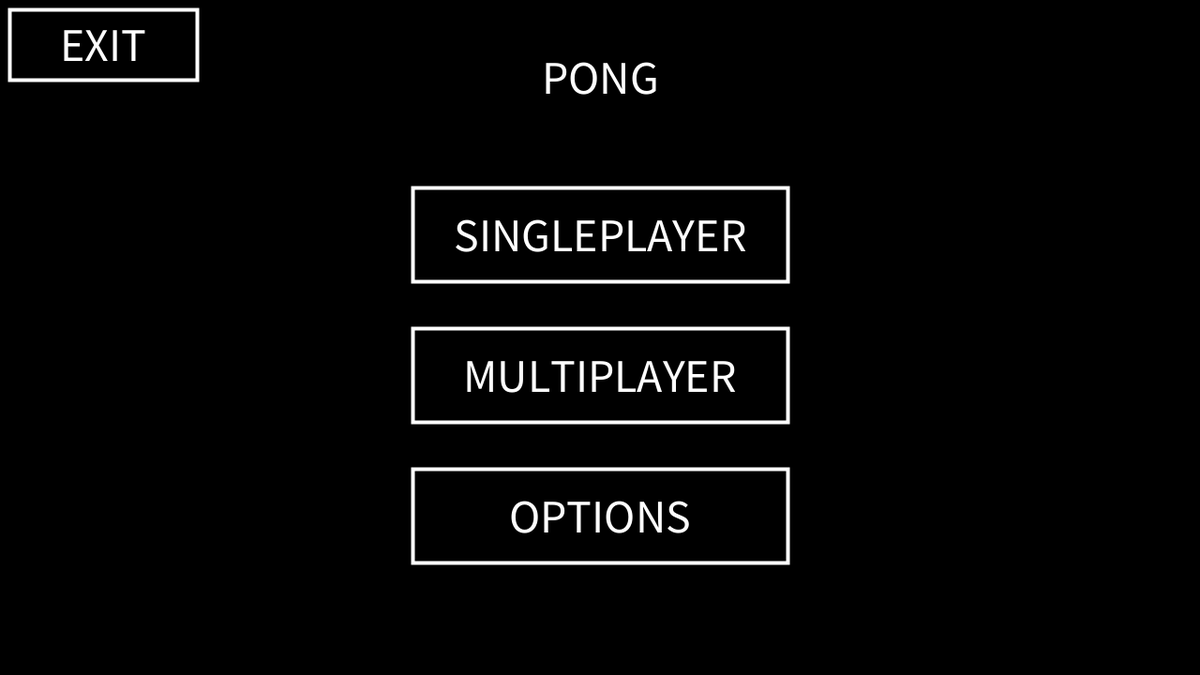
Frame 1 (no input)
Frame 60 (the mouse pressed at the canvas centre just before this capture): identical to frame 1, image omitted
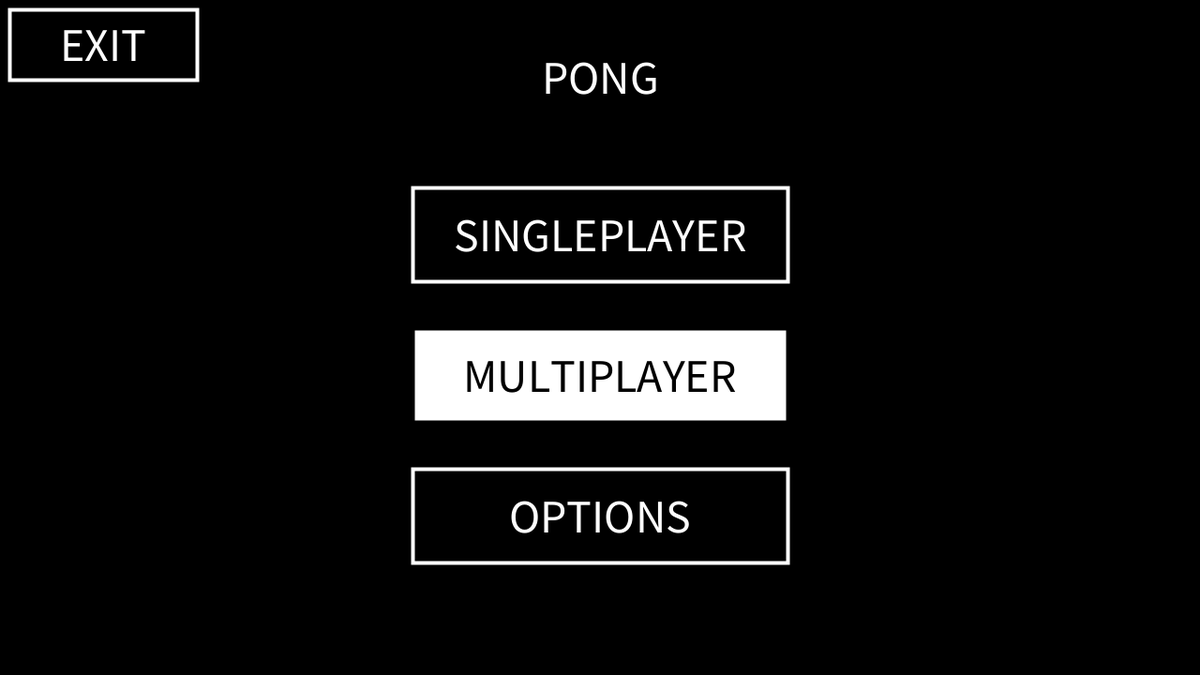
Frame 120 (the mouse held since frame 60 and released just before this capture)

The Processing sketch that drew these frames (run headless with seeded random() and noise(); from frame 60 on, the mouse is pressed at the canvas centre):

// Processing sketch: Pong
// ── Pong.pde
/*
 * @Author Victor Treaba
 * Game of Pong supporting one or two players OR FOUR
 */
 
int gameMode = 0, hover = -1, numPlayers = 0, numAI = 0;
ArrayList<Player> players = new ArrayList<Player>(), AI = new ArrayList<Player>();
ArrayList<Ball> balls;
ArrayList<Integer> points;
/*
 * 0 - Menu
 * 1 - SinglePlayer Menu
 * 2 - Multiplayer Menu
 * 3 - Options Menu
 */

boolean firstTime = true, run = false;

boolean p1Up, p1Down, p2Up, p2Down;
boolean p3Left, p3Right, p4Left, p4Right;

int winner = -1;

void setup() {
  size(1280, 720);
}

void mouseClicked() {
  //println(hover);
  if(gameMode == 0) {
    if(hover == 0) {
      gameMode = 1;
      numPlayers = 1;
      numAI = 0;
      players = new ArrayList<Player>();
      AI = new ArrayList<Player>();
      p1Up = p1Down = p2Up = p2Down = p3Left = p3Right = p4Left = p4Right = false;
    } else if(hover == 1) {
      gameMode = 2;
      numPlayers = 2;
      numAI = 0;
      players = new ArrayList<Player>();
      AI = new ArrayList<Player>();
      p1Up = p1Down = p2Up = p2Down = p3Left = p3Right = p4Left = p4Right = false;
    } else if(hover == 2) {
      gameMode = 4;
    } else if(hover == 18) {
      System.exit(0);
    }
  } else if(gameMode == 1) {
    if(hover == 0) {
    // Two player game
    numAI = 1;
    } else if(hover == 1) {
    // Four player game 
    numAI = 3;
    } else if(hover >= 2 && hover <= 9) {
      if(hover == 2) {
        if(players.get(0).paddleType > 0) {
          players.get(0).paddleType --;
        } else {
          players.get(0).paddleType = 2;
        }
      } else if(hover == 3) {
        if(players.get(0).paddleType < 2) {
          players.get(0).paddleType ++;
        } else {
          players.get(0).paddleType = 0;
        }
      } else if(hover % 2 == 0) {
        int index = hover/2 - 2;
        if(AI.get(index).paddleType > 0) {
          AI.get(index).paddleType --;
        } else {
          AI.get(index).paddleType = 2;
        }
      } else {
        int index = (hover - 1)/2 - 2;
        if(AI.get(index).paddleType < 2) {
          AI.get(index).paddleType ++;
        } else {
          AI.get(index).paddleType = 0;
        }
      }
    } else if(hover >= 10 && hover <= 17) {
      if(hover == 10 || hover == 11) {
        players.get(0).playerRed = (int) (Math.random() * 256);
        players.get(0).playerGreen = (int) (Math.random() * 256);
        players.get(0).playerBlue = (int) (Math.random() * 256);
      } else if(hover % 2 == 0) {
        int index = hover/2 - 6;
        AI.get(index).playerRed = (int) (Math.random() * 256);
        AI.get(index).playerGreen = (int) (Math.random() * 256);
        AI.get(index).playerBlue = (int) (Math.random() * 256);
      } else {
        int index = (hover - 1)/2 - 6;
        AI.get(index).playerRed = (int) (Math.random() * 256);
        AI.get(index).playerGreen = (int) (Math.random() * 256);
        AI.get(index).playerBlue = (int) (Math.random() * 256);
      }
    } else if(hover == 18) {
      gameMode = 0;
    } else if(hover == 19) {
      balls = new ArrayList<Ball>();
      points = new ArrayList<Integer>();
      for(int i = 0; i < players.size() + AI.size(); i ++) {
        points.add(0);
      }
      winner = -1;
      firstTime = true;
      run = false;
      gameMode = 3;
    }
  } else if(gameMode == 2) {
    if(hover == 0) {
    numPlayers = 2;
    } else if(hover == 1) {
      numPlayers = 4;
      if(numAI > 0) {
        numAI = 0;
      }
    } else if(hover == 2) {
      numAI = 0;
    } else if(hover == 3) {
      numAI = 2;
      if(numPlayers > 2) {
        numPlayers = 2;
      }
    } else if(hover >= 4 && hover <= 19) {
    // Bad but easy, don't do this in big games wastes time and space
    ArrayList<Player> refs = new ArrayList<Player>();
    
    for(int i = 0; i < players.size(); i ++) {
      refs.add(players.get(i));
    }
    for(int i = 0; i < AI.size(); i ++) {
      refs.add(AI.get(i));
    }
    
    int index = 0;
    
    if(hover < 12) {
      // Paddle shapes
      if(hover % 2 == 0) {
        // Left button
        index = hover / 2 - 2;
        if(refs.get(index).paddleType > 0) {
          refs.get(index).paddleType --;
        } else {
          refs.get(index).paddleType = 2;
        }
      } else {
        // Right button
        index = (hover - 1) / 2 - 2;
        if(refs.get(index).paddleType < 2) {
          refs.get(index).paddleType ++;
        } else {
          refs.get(index).paddleType = 0;
        }
      }
    } else {
      // Paddle color
      if(hover % 2 == 0) {
        // Left button
        index = hover / 2 - 6;
        refs.get(index).playerRed = (int) (Math.random() * 256);
        refs.get(index).playerGreen = (int) (Math.random() * 256);
        refs.get(index).playerBlue = (int) (Math.random() * 256);
      } else {
        // Right button
        index = (hover - 1) / 2 - 6;
        refs.get(index).playerRed = (int) (Math.random() * 256);
        refs.get(index).playerGreen = (int) (Math.random() * 256);
        refs.get(index).playerBlue = (int) (Math.random() * 256);
      }  
    }
        
    } else if(hover == 100) {  
      gameMode = 0;
    } else if(hover == 101) {
      balls = new ArrayList<Ball>();
      points = new ArrayList<Integer>();
      for(int i = 0; i < players.size() + AI.size(); i ++) {
        points.add(0);
      }
      winner = -1;
      firstTime = true;
      run = false;
      gameMode = 3;
    }
  } else if(gameMode == 3) {
    if(hover == 100) {
      gameMode = 0;
    }
  } else if(gameMode == 4) {
    if(hover == 100) {
      gameMode = 0;
    }
  }
}

void draw() {
  if(gameMode == 0) {
    drawMenu();
  } else if(gameMode == 1) {
    drawSinglePlayerMenu();
  } else if(gameMode == 2) {
    drawMultiPlayerMenu();
  } else if(gameMode == 3) {
    drawGame();
  } else if(gameMode == 4) {
    drawOptions();
  }
}

public void drawGame() {
  background(0);
  
  ArrayList<Player> gamePlay = new ArrayList<Player>();
  for(int i = 0; i < players.size(); i ++) {
    gamePlay.add(players.get(i));
  }
  for(int i = 0; i < AI.size(); i ++) {
    gamePlay.add(AI.get(i));
  }
    
  //Draw the score
  textSize(200);
  for(int i = 0; i < points.size(); i ++) {
    Player p = gamePlay.get(i);
    fill(p.playerRed, p.playerGreen, p.playerBlue);
    float x = 0, y = 0;
    if(i == 0) {
      x = 200;
      y = height/2 + 70;
    } else if(i == 1) {
      x = width - 200 - textWidth(points.get(i) + "");
      y = height/2 + 70;
    } else if(i == 2) {
      x = width/2 - textWidth(points.get(i) + "")/2;
      y = 200;
    } else if(i == 3) {
      x = width/2 - textWidth(points.get(i) + "")/2;
      y = height - 57;
    }
    text(points.get(i) + "", x, y);
  }
  
  stroke(255);
  for(int i = 0; i < gamePlay.size(); i++) {
    Player p = gamePlay.get(i);
    fill(p.playerRed, p.playerGreen, p.playerBlue);
    if(i <= 1) {
      if(p.paddleType == 0) {
        rect(p.paddleX, p.paddleY, p.paddleHeight, p.paddleLength);
      } else if(p.paddleType == 1) {
        rect(p.paddleX, p.paddleY + p.paddleHeight, p.paddleHeight, p.paddleLength - 2*p.paddleHeight);
        ellipse(p.paddleX + p.paddleHeight/2.0, p.paddleY + p.paddleHeight, p.paddleHeight, 2*p.paddleHeight);
        ellipse(p.paddleX + p.paddleHeight/2.0, p.paddleY + p.paddleLength - p.paddleHeight, p.paddleHeight, 2*p.paddleHeight);
      } else if(p.paddleType == 2) {
        rect(p.paddleX, p.paddleY + p.paddleHeight, p.paddleHeight, p.paddleLength - 2*p.paddleHeight);
        triangle(p.paddleX, p.paddleY + p.paddleHeight, p.paddleX + p.paddleHeight, p.paddleY + p.paddleHeight, p.paddleX + p.paddleHeight/2.0, p.paddleY);
        triangle(p.paddleX, p.paddleY + p.paddleLength - p.paddleHeight, p.paddleX + p.paddleHeight, p.paddleY + p.paddleLength - p.paddleHeight, p.paddleX + p.paddleHeight/2.0, p.paddleY + p.paddleLength);
      }
    } else if(i <= 4) {
      if(p.paddleType == 0) {
        rect(p.paddleX, p.paddleY, p.paddleLength, p.paddleHeight);
      } else if(p.paddleType == 1) {
        rect(p.paddleX + p.paddleHeight, p.paddleY, p.paddleLength - 2*p.paddleHeight, p.paddleHeight);
        ellipse(p.paddleX + p.paddleHeight, p.paddleY + p.paddleHeight/2.0, 2*p.paddleHeight, p.paddleHeight);
        ellipse(p.paddleX + p.paddleLength - p.paddleHeight, p.paddleY + p.paddleHeight/2.0, 2*p.paddleHeight, p.paddleHeight);
      } else if(p.paddleType == 2) {
        rect(p.paddleX + p.paddleHeight, p.paddleY, p.paddleLength - 2*p.paddleHeight, p.paddleHeight);
        triangle(p.paddleX + p.paddleHeight, p.paddleY, p.paddleX + p.paddleHeight, p.paddleY + p.paddleHeight, p.paddleX, p.paddleY + p.paddleHeight/2.0);
        triangle(p.paddleX + p.paddleLength - p.paddleHeight, p.paddleY, p.paddleX + p.paddleLength - p.paddleHeight, p.paddleY + p.paddleHeight, p.paddleX + p.paddleLength, p.paddleY + p.paddleHeight/2.0);
      }
    }
  }
  
  // Draw bumpers for players 3 and 4
  if(gamePlay.size() > 2) {
    fill(gamePlay.get(2).playerRed, gamePlay.get(2).playerGreen, gamePlay.get(2).playerBlue);
    rect(0, 0, 280, 10);
    rect(width - 280, 0, 280, 10);
    fill(gamePlay.get(3).playerRed, gamePlay.get(3).playerGreen, gamePlay.get(3).playerBlue);
    rect(0, height - 10, 280, 10);
    rect(width - 280, height - 10, 280, 10);
  } else {
    // Draw bumpers for 2 players
    fill(gamePlay.get(0).playerRed, gamePlay.get(0).playerGreen, gamePlay.get(0).playerBlue);
    rect(0, 0, width, 10);
    fill(gamePlay.get(1).playerRed, gamePlay.get(1).playerGreen, gamePlay.get(1).playerBlue);
    rect(0, height - 10, width, 10);
  }
  
  // Fewer balls than players
  if(balls.size() < gamePlay.size()) {
    for(int i = 0; i < gamePlay.size(); i ++) {
      boolean found = false;
      for(int j = 0; j < balls.size(); j ++) {
        if(balls.get(j).player == i) {
          found = true;
        }
      }
      if(!found) {
        //println("adding new ball");
        balls.add(new Ball(i));
      }
    }
  }
  
  for(int i = 0; i < balls.size(); i ++) {
    Ball b = balls.get(i);
    Player p = gamePlay.get(b.player);
    fill(p.playerRed, p.playerGreen, p.playerBlue);
    translate(b.xLoc, b.yLoc);
    rotate((float) Math.atan(b.ySpeed / b.xSpeed));
    ellipse(0, 0, b.diameter - b.tween, b.diameter - b.tween/2);
    rotate((float) -Math.atan(b.ySpeed / b.xSpeed));
    translate(-b.xLoc, -b.yLoc);
    if(Math.abs(b.xSpeed) < 1) {
      b.xSpeed = Math.signum(b.xSpeed);
    }
    if(Math.abs(b.ySpeed) < 1) {
      b.ySpeed = Math.signum(b.xSpeed);
    }
  }
  
  if(run && winner < 0) {
    
    AImove();
    
    movePieces();
    
    collisions();
    
    for(int i = 0; i < balls.size(); i ++) {
      Ball b = balls.get(i);
      b.xLoc += b.xSpeed;
      b.yLoc += b.ySpeed;
      b.tween = 0.9 * b.tween;
      //println(b.xSpeed);
    }
    
    for(int i = 0; i < points.size(); i ++) {
      if(points.get(i) == 11) {
        winner = i;
      }
    }
    
  }
  
  if(winner >= 0) {
    fill(0);
    textSize(50);
    rect(width / 2.0 - 250, height / 2.0 - 300, 500, 100);
    fill(gamePlay.get(winner).playerRed, gamePlay.get(winner).playerGreen, gamePlay.get(winner).playerBlue);
    text("Player " + (winner + 1) + " WINS!", width / 2.0 - textWidth("Player " + (winner + 1) + " WINS!") / 2.0, height / 2.0 - 235);
  }
  
  
  /*
   * SET UP THE GAME ON FIRST OPENING
   */
  if(firstTime) {
    fill(0);
    stroke(255);
   // rect(width / 2.0 - 250, height / 2.0 - 300, 500, 100);
    fill(255);
    textSize(50);
    text("Press Space to Start", width / 2.0 - textWidth("Press Space to Start") / 2.0, height / 2.0 - 235);
    
    for(int i = 0; i < gamePlay.size(); i ++) {
      Player p = gamePlay.get(i);
      if(i == 0) {
        p.paddleX = 10;
        p.paddleY = height/2 - p.paddleLength/2;
      } else if(i == 1) {
        p.paddleX = width - 10 - p.paddleHeight;
        p.paddleY = height/2 - p.paddleLength/2;
      } else if(i == 2) {
        p.paddleX = width/2 - p.paddleLength/2;
        p.paddleY = 10;
      } else if(i == 3) {
        p.paddleX = width/2 - p.paddleLength/2;
        p.paddleY = height - 10 - p.paddleHeight;
      }
      if(p.paddleType == 0) {
        p.paddleSpeed = 6;
        p.paddleStr = 7;
      } else if(p.paddleType == 1) {
        p.paddleSpeed = 4;
        p.paddleStr = 9;
      } else if(p.paddleType == 2) {
        p.paddleSpeed = 8;
        p.paddleStr = 5;
      }
    }
  } else if(!run) {
    stroke(255);
    fill(0);
   // rect(width / 2.0 - 250, height / 2.0 - 300, 500, 100);
    fill(255);
    textSize(50);
    text("GAME PAUSED", width / 2.0 - textWidth("GAMEPAUSED") / 2.0, height / 2.0 - 235);
    textSize(30);
    text("Press Space", width / 2.0 - textWidth("Press Space") / 2.0, height / 2.0 + 33 - 235);
  }
  
  boolean hovering = false;
  
  if(!run || winner >= 0) {
    if(mouseX > 10 && mouseX < 210 && mouseY > 10 && mouseY < 85) {
      hovering = true;
      hover = 100;
      cursor(HAND);
      fill(255);
      stroke(0);
    } else {
      fill(0);
      stroke(255);
    }
    rect(10, 10, 200, 75);
    if(mouseX > 10 && mouseX < 210 && mouseY > 10 && mouseY < 85) {
      fill(0);
    } else {
      fill(255);
    }
    textSize(50);
    text("BACK", 10 + 100 - textWidth("BACK")/2.0, 65);
  }

  if(!run) {
    fill(0);
    stroke(255);
    if(players.size() == 2) {
      rect(200, 200, width - 400, 200);
    } else if(players.size() > 2) {
      rect(200, 200, width - 400, 375);
    } else if(players.size() == 1) {
      rect(200 + (width - 400)/4, 200, (width - 400)/2, 200);
    }
    
    if(players.size() >= 2) {
      noStroke();
      rect(225, 225, (width - 400) / 2 - 50, 200 - 50);
      rect(200 + width - 400 - (width - 400) / 2 + 25, 225, (width - 400) / 2 - 50, 200 - 50);
      stroke(255);
      fill(players.get(0).playerRed, players.get(0).playerGreen, players.get(0).playerBlue);
      text("Player1",((width - 400) / 2 - 50)/2 + 225 - textWidth("Player1")/2, 225 + 50);
      
      rect(225, 225 + 150 - 70, 70, 70, 20, 0, 20, 0);
      textSize(40);
      text("Up", 225 + 70 + 10, 225 + 150 - 17);
      rect(225 + 160, 225 + 150 - 70, 70, 70, 0, 20, 0, 20); 
      text("Down", 225 + 70 + 10 + 160, 225 + 150 - 17);
      textSize(50);
      fill(0);
      text("W", 225 + 14, 225 + 150 - 17);
      text("S", 225 + 24 + 160, 225 + 150 - 17);
      
      fill(players.get(1).playerRed, players.get(1).playerGreen, players.get(1).playerBlue);
      text("Player2", ((width - 400) / 2 - 50)/2 + 200 + width - 400 - (width - 400) / 2 + 25 - textWidth("Player2")/2, 225 + 50);
      
      rect(200 + width - 400 - (width - 400) / 2 + 25, 225 + 150 - 70, 70, 70, 20, 0, 20, 0);
      textSize(40);
      text("Up", 200 + width - 400 - (width - 400) / 2 + 25 + 70 + 10, 225 + 150 - 22);
      rect(200 + width - 400 - (width - 400) / 2 + 25 + 160, 225 + 150 - 70, 70, 70, 0, 20, 0, 20);
      text("Down", 200 + width - 400 - (width - 400) / 2 + 25 + 70 + 10 + 160, 225 + 150 - 22);
      textSize(50);
      fill(0);
      text("↑", 200 + width - 400 - (width - 400) / 2 + 25 + 20, 225 + 150 - 22);
      text("↓", 200 + width - 400 - (width - 400) / 2 + 25 + 20 + 160, 225 + 150 - 22);
      
      if(players.size() > 2) {
        noStroke();
        fill(0);
        rect(225, 225 + 150 + 25, (width - 400) / 2 - 50, 200 - 50);
        rect(200 + width - 400 - (width - 400) / 2 + 25, 225 + 150 + 25, (width - 400) / 2 - 50, 200 - 50);
        stroke(255);
        
        fill(players.get(2).playerRed, players.get(2).playerGreen, players.get(2).playerBlue);
        text("Player3",((width - 400) / 2 - 50)/2 + 225 - textWidth("Player3")/2, 225 + 150 + 25 + 50);
        
        rect(225, 225 + 150 + 25 + 150 - 70, 70, 70, 0, 20, 0, 20);
        textSize(40);
        text("Left", 225 + 70 + 10, 225 + 150 + 25 + 150 - 22);
        rect(225 + 160, 225 + 150 + 25 + 150 - 70, 70, 70, 20, 0, 20, 0);
        text("Right", 225 + 70 + 10 + 160, 225 + 150 + 25 + 150 - 22);
        fill(0);
        textSize(50);
        text("C", 225 + 17, 225 + 150 + 25 + 150 - 17);
        text("V", 225 + 20 + 160 - 2, 225 + 150 + 25 + 150 - 18);
        
        fill(players.get(3).playerRed, players.get(3).playerGreen, players.get(3).playerBlue);
        text("Player4", ((width - 400) / 2 - 50)/2 + 200 + width - 400 - (width - 400) / 2 + 25 - textWidth("Player4")/2, 225 + 150 + 25 + 50);
        
        rect(200 + width - 400 - (width - 400) / 2 + 25, 225 + 150 + 25 + 150 - 70, 70, 70, 0, 20, 0, 20);
        textSize(40);
        text("Left", 200 + width - 400 - (width - 400) / 2 + 25 + 70 + 10, 225 + 150 + 25 + 150 - 22);
        rect(200 + width - 400 - (width - 400) / 2 + 25 + 160, 225 + 150 + 25 + 150 - 70, 70, 70, 20, 0, 20, 0);
        text("Right", 200 + width - 400 - (width - 400) / 2 + 25 + 70 + 10 + 160, 225 + 150 + 25 + 150 - 22);
        fill(0);
        textSize(50);
        text("N", 200 + width - 400 - (width - 400) / 2 + 25 + 17, 225 + 150 + 25 + 150 - 17);
        text("M", 200 + width - 400 - (width - 400) / 2 + 25 + 14 + 160, 225 + 150 + 25 + 150 - 17);
      }
    } else {
      noStroke();
      rect(200 + (width - 400)/4 + 25, 200 + 25, (width - 400)/2 - 50, 200 - 50);
      stroke(255);
      fill(players.get(0).playerRed, players.get(0).playerGreen, players.get(0).playerBlue);
      text("Player1",((width - 400) / 2 - 50)/2 + (width - 400)/4 + 200 + 25 - textWidth("Player1")/2, 225 + 50);
      rect(200 + (width - 400)/4 + 25, 225 + 150 - 70, 70, 70);
      text("Up", 200 + (width - 400)/4 + 25 + 70 + 10, 225 + 150 - 17);
      rect(200 + (width - 400)/4 + 25 + 160, 225 + 150 - 70, 70, 70); 
      text("Down", 200 + (width - 400)/4 + 25 + 70 + 10 + 160, 225 + 150 - 17);
      fill(0);
      text("W", 200 + (width - 400)/4 + 25 + 14, 225 + 150 - 17);
      text("S", 200 + (width - 400)/4 + 25 + 24 + 160, 225 + 150 - 17);
    }
    
  }
  
  if(!hovering) {
    hover = -1;
    cursor(ARROW);
  }
  
}

public double distBallCoord(Ball b, float x, float y) {
  return Math.sqrt(Math.pow(b.xLoc - x, 2) + Math.pow(b.yLoc - y, 2));
}

public void AImove() {
  if(AI.size() > 0) {
    for(int i = 0; i < AI.size(); i ++) {
      if(i + players.size() == 1) {
        // AI is player 2
        Ball closest = balls.get(0);
        for(int j = 0; j < balls.size(); j ++) {
          Ball b = balls.get(j);
          if(distBallCoord(b, AI.get(i).paddleX, AI.get(i).paddleY) < distBallCoord(closest, AI.get(i).paddleX, AI.get(i).paddleY) && b.xSpeed > 0) {
            closest = b;
          }
        }
        if(closest.yLoc < AI.get(i).paddleY) {
          p2Up = true;
          p2Down = false;
        } else if(closest.yLoc > AI.get(i).paddleY + AI.get(i).paddleLength) {
          p2Down = true;
          p2Up = false;
        } else {
          p2Down = false;
          p2Up = false;
        }
      } else if(i + players.size() == 2) {
        // AI is player 3
        Ball closest = balls.get(0);
        for(int j = 0; j < balls.size(); j ++) {
          Ball b = balls.get(j);
          if(distBallCoord(b, AI.get(i).paddleX, AI.get(i).paddleY) < distBallCoord(closest, AI.get(i).paddleX, AI.get(i).paddleY) && b.ySpeed < 0) {
            closest = b;
          }
        }
        if(closest.xLoc > AI.get(i).paddleX + AI.get(i).paddleLength) {
          p3Right = true;
          p3Left = false;
        } else if (closest.xLoc < AI.get(i).paddleX){
          p3Left = true;
          p3Right = false;
        } else {
          p3Left = false;
          p3Right = false;
        }
      } else if(i + players.size() == 3) {
        // AI is player 4
        Ball closest = balls.get(0);
        for(int j = 0; j < balls.size(); j ++) {
          Ball b = balls.get(j);
          if(distBallCoord(b, AI.get(i).paddleX, AI.get(i).paddleY) < distBallCoord(closest, AI.get(i).paddleX, AI.get(i).paddleY) && b.ySpeed > 0) {
            closest = b;
          }
        }
        if(closest.xLoc > AI.get(i).paddleX + AI.get(i).paddleLength) {
          p4Right = true;
          p4Left = false;
        } else if(closest.xLoc < AI.get(i).paddleX) {
          p4Left = true;
          p4Right = false;
        } else {
          p4Left = false;
          p4Right = false;
        }
      }
    }
  }
}

public void drawOptions() {
  background(0);
  fill(255);
  textSize(50);
  String text = "OPTIONS";
  text(text, width/2 - textWidth(text) / 2.0, 100);
  
  boolean hovering = false;
  hover = -1;
  
  textSize(30);
  text = "Hey it looks like I haven't thought of anything to put here yet :(";
  text(text, width/2 - textWidth(text)/2.0, 200);
  
  if(mouseX > 10 && mouseX < 210 && mouseY > 10 && mouseY < 85) {
      hovering = true;
      hover = 100;
      cursor(HAND);
      fill(255);
      stroke(0);
    } else {
      fill(0);
      stroke(255);
    }
  rect(10, 10, 200, 75);
  if(mouseX > 10 && mouseX < 210 && mouseY > 10 && mouseY < 85) {
      fill(0);
    } else {
      fill(255);
    }
  text("BACK", 10 + 100 - textWidth("BACK")/2.0, 65);
  
  if(!hovering) {
    hover = -1;
    cursor(ARROW);
  }
}

public void collisions() {

    for(int i = 0; i < balls.size(); i ++) {
    Ball b1 = balls.get(i);
    for(int j = i + 1; j < balls.size(); j ++) {
      Ball b2 = balls.get(j);
      if(dist(b1, b2) <= b1.diameter/2 + b2.diameter/2) {
        collide3(b1, b2);
      }
    }
  }
  
  ArrayList<Player> gamePlay = new ArrayList<Player>();
  for(int i = 0; i < players.size(); i ++) {
    gamePlay.add(players.get(i));
  }
  for(int i = 0; i < AI.size(); i ++) {
    gamePlay.add(AI.get(i));
  }
  
  for(int i = 0; i < balls.size(); i++) {
    Ball b = balls.get(i);
    Player p = gamePlay.get(b.player);
    float totalSpeed = (float) Math.sqrt(Math.pow(b.xSpeed, 2) + Math.pow(b.ySpeed, 2));
    for(int j = 0; j < gamePlay.size(); j++) {
      p = gamePlay.get(j);
      if(j == 0) {
        if(b.xLoc - b.diameter/2 <= p.paddleX + p.paddleHeight
        && b.yLoc >= p.paddleY && b.yLoc <= p.paddleY + p.paddleLength) {
          // 0 to p.paddleLength/2
          // 0 to 60 degrees
          float middle = p.paddleY + p.paddleLength/2;
          float distFromMid = middle - b.yLoc;
          if(distFromMid > 0) {
            // Hit up
            float angle = (distFromMid / (p.paddleLength / 2)) * 65;
            b.xSpeed = (float) Math.abs(Math.cos(Math.toRadians(angle)) * totalSpeed);
            b.ySpeed = (float) -Math.abs(Math.sin(Math.toRadians(angle)) * totalSpeed);
          } else {
            // Hit down
            float angle = (distFromMid / (p.paddleLength / 2)) * 65;
            b.xSpeed = (float) Math.abs(Math.cos(Math.toRadians(angle)) * totalSpeed);
            b.ySpeed = (float) Math.abs(Math.sin(Math.toRadians(angle)) * totalSpeed);
          }
          b.tween = b.diameter / 2.0;
          /*
           * Scale up x and y components to match the paddle's strength
           */
          
           int str = p.paddleStr;
           
           if(Math.sqrt(Math.pow(b.xSpeed, 2) + Math.pow(b.ySpeed, 2)) != str) {
             double angle = Math.atan(Math.abs(b.ySpeed)/(double) Math.abs(b.xSpeed));
             // Str as hyp
             b.xSpeed = (float) (Math.signum(b.xSpeed) * Math.abs(str * Math.cos(angle)));
             b.ySpeed = (float) (Math.signum(b.ySpeed) * Math.abs(str * Math.sin(angle)));
           }
        }
      } else if(j == 1) {
        if(b.xLoc + b.diameter/2 >= p.paddleX
        && b.yLoc >= p.paddleY && b.yLoc <= p.paddleY + p.paddleLength) {
          // 0 to p.paddleLength/2
          // 0 to 60 degrees
          float middle = p.paddleY + p.paddleLength/2;
          float distFromMid = middle - b.yLoc;
          if(distFromMid > 0) {
            // Hit up
            float angle = (distFromMid / (p.paddleLength / 2)) * 65;
            b.xSpeed = (float) -Math.abs(Math.cos(Math.toRadians(angle)) * totalSpeed);
            b.ySpeed = (float) -Math.abs(Math.sin(Math.toRadians(angle)) * totalSpeed);
          } else {
            // Hit down
            float angle = (distFromMid / (p.paddleLength / 2)) * 65;
            b.xSpeed = (float) -Math.abs(Math.cos(Math.toRadians(angle)) * totalSpeed);
            b.ySpeed = (float) Math.abs(Math.sin(Math.toRadians(angle)) * totalSpeed);
          }
          b.tween = b.diameter / 2.0;
          /*
           * Scale up x and y components to match the paddle's strength
           */
          
           int str = p.paddleStr;
           
           if(Math.sqrt(Math.pow(b.xSpeed, 2) + Math.pow(b.ySpeed, 2)) != str) {
             double angle = Math.atan(Math.abs(b.ySpeed)/(double) Math.abs(b.xSpeed));
             // Str as hyp
             b.xSpeed = (float) (Math.signum(b.xSpeed) * Math.abs(str * Math.cos(angle)));
             b.ySpeed = (float) (Math.signum(b.ySpeed) * Math.abs(str * Math.sin(angle)));
           }
        }
      } else if(j == 2) {  
        if(b.yLoc - b.diameter/2 <= p.paddleY + p.paddleHeight
        && b.xLoc >= p.paddleX && b.xLoc <= p.paddleX + p.paddleLength) {
          // 0 to p.paddleLength/2
          // 0 to 60 degrees
          float middle = p.paddleX + p.paddleLength/2;
          float distFromMid = middle - b.xLoc;
          if(distFromMid > 0) {
            // Hit up
            float angle = (distFromMid / (p.paddleLength / 2)) * 65;
            b.xSpeed = (float) -Math.abs(Math.sin(Math.toRadians(angle)) * totalSpeed);
            b.ySpeed = (float) Math.abs(Math.cos(Math.toRadians(angle)) * totalSpeed);
          } else {
            // Hit down
            float angle = (distFromMid / (p.paddleLength / 2)) * 65;
            b.xSpeed = (float) Math.abs(Math.sin(Math.toRadians(angle)) * totalSpeed);
            b.ySpeed = (float) Math.abs(Math.cos(Math.toRadians(angle)) * totalSpeed);
          }
          b.tween = b.diameter / 2.0;
          /*
           * Scale up x and y components to match the paddle's strength
           */
          
           int str = p.paddleStr;
           
           if(Math.sqrt(Math.pow(b.xSpeed, 2) + Math.pow(b.ySpeed, 2)) != str) {
             double angle = Math.atan(Math.abs(b.ySpeed)/(double) Math.abs(b.xSpeed));
             // Str as hyp
             b.xSpeed = (float) (Math.signum(b.xSpeed) * Math.abs(str * Math.cos(angle)));
             b.ySpeed = (float) (Math.signum(b.ySpeed) * Math.abs(str * Math.sin(angle)));
           }
        }
      } else if(j == 3) {
        if(b.yLoc + b.diameter/2 >= p.paddleY
        && b.xLoc >= p.paddleX && b.xLoc <= p.paddleX + p.paddleLength) {
          // 0 to p.paddleLength/2
          // 0 to 60 degrees
          float middle = p.paddleX + p.paddleLength/2;
          float distFromMid = middle - b.xLoc;
          if(distFromMid > 0) {
            // Hit up
            float angle = (distFromMid / (p.paddleLength / 2)) * 65;
            b.xSpeed = (float) -Math.abs(Math.sin(Math.toRadians(angle)) * totalSpeed);
            b.ySpeed = (float) -Math.abs(Math.cos(Math.toRadians(angle)) * totalSpeed);
          } else {
            // Hit down
            float angle = (distFromMid / (p.paddleLength / 2)) * 65;
            b.xSpeed = (float) Math.abs(Math.sin(Math.toRadians(angle)) * totalSpeed);
            b.ySpeed = (float) -Math.abs(Math.cos(Math.toRadians(angle)) * totalSpeed);
          }
          b.tween = b.diameter / 2.0;
          /*
           * Scale up x and y components to match the paddle's strength
           */
          
           int str = p.paddleStr;
           
           if(Math.sqrt(Math.pow(b.xSpeed, 2) + Math.pow(b.ySpeed, 2)) != str) {
             double angle = Math.atan(Math.abs(b.ySpeed)/(double) Math.abs(b.xSpeed));
             // Str as hyp
             b.xSpeed = (float) (Math.signum(b.xSpeed) * Math.abs(str * Math.cos(angle)));
             b.ySpeed = (float) (Math.signum(b.ySpeed) * Math.abs(str * Math.sin(angle)));
           }
        }
      }
   
    }
  }
  
  for(int i = 0; i < balls.size(); i ++) {
    Ball b = balls.get(i);
    //Right side
    if(b.xLoc > width) {
      if(b.player != 1) {
        points.set(b.player, points.get(b.player) + 1);
      } else {
        points.set(1, points.get(1) - 1);
      }
      balls.remove(i);
      i --;
      continue;
    } else if(b.xLoc < 0) {
      if(b.player != 0) {
        points.set(b.player, points.get(b.player) + 1);
      } else {
        points.set(0, points.get(0) - 1);
      }
      balls.remove(i);
      i --;
      continue;
    }
    if(gamePlay.size() > 2) {
      if(b.yLoc > height) {
        if(b.player != 3) {
          points.set(b.player, points.get(b.player) + 1);
        } else {
          points.set(3, points.get(3) - 1);
        }
        balls.remove(i);
        i --;
      } else if(b.yLoc < 0) {
        if(b.player != 2) {
          points.set(b.player, points.get(b.player) + 1);
        } else {
          points.set(2, points.get(2) - 1);
        }
        balls.remove(i);
        i --;
      }
      if(b.yLoc + b.diameter/2 >= height - 10 && (b.xLoc <= 280 || b.xLoc >= width - 280)) {
        b.ySpeed = -Math.abs(b.ySpeed);
      } else if(b.yLoc - b.diameter/2 <= 10 && (b.xLoc <= 280 || b.xLoc >= width - 280)) {
        b.ySpeed = Math.abs(b.ySpeed);
      }
    } else {
      if(b.yLoc + b.diameter/2 >= height - 10) {
        b.ySpeed = -Math.abs(b.ySpeed);
      } else if(b.yLoc - b.diameter/2 <= 10) {
        b.ySpeed = Math.abs(b.ySpeed);
      }
    }
  }
  
}

public double dist(Ball b1, Ball b2) {
  return(Math.sqrt(Math.pow(b1.xLoc - b2.xLoc, 2) + Math.pow(b1.yLoc - b2.yLoc, 2)));
}

public void keyPressed() {
  if(gameMode == 3) {
    if(key == CODED) {
      if(keyCode == UP && run && players.size() >= 2) {
        p2Up = true;
      } else if(keyCode == DOWN && run && players.size() >= 2) {
        p2Down = true;
      }
    } else {
      if(key == 32 && winner < 0) {
        firstTime = false;
        run = !run;
      } else if(key == 's' && run) {
        p1Down = true;
      } else if(key == 'w' && run) {
        p1Up = true;
      } else if(key == 'c' && run && players.size() >= 3) {
        p3Left = true;
      } else if(key == 'v' && run && players.size() >= 3) {
        p3Right = true;
      } else if(key == 'n' && run && players.size() >= 4) {
        p4Left = true;
      } else if(key == 'm' && run && players.size() >= 4) {
        p4Right = true;
      }
    }
  }
}

public void keyReleased() {
    if(gameMode == 3) {
    if(key == CODED) {
      if(keyCode == UP && run && players.size() >= 2) {
        p2Up = false;
      } else if(keyCode == DOWN && run && players.size() >= 2) {
        p2Down = false;
      }
    } else {
      if(key == 's' && run) {
        p1Down = false;
      } else if(key == 'w' && run) {
        p1Up = false;
      } else if(key == 'c' && run && players.size() >= 3) {
        p3Left = false;
      } else if(key == 'v' && run && players.size() >= 3) {
        p3Right = false;
      } else if(key == 'n' && run && players.size() >= 4) {
        p4Left = false;
      } else if(key == 'm' && run && players.size() >= 4) {
        p4Right = false;
      }
    }
  }
}

public void movePieces() {
  if(run) {
    
    ArrayList<Player> gamePlay = new ArrayList<Player>();
    for(int i = 0; i < players.size(); i ++) {
      gamePlay.add(players.get(i));
    }
    for(int i = 0; i < AI.size(); i ++) {
      gamePlay.add(AI.get(i));
    }
    
    if(p1Down) {
       Player p = gamePlay.get(0);
      if(p.paddleY < height - p.paddleLength - 5) {
        p.paddleY += p.paddleSpeed;
      }
    } 
    if(p1Up) {
      Player p = gamePlay.get(0);
      if(p.paddleY > 5) {
        p.paddleY -= p.paddleSpeed;
      }
    }
    if(p2Up) {
        Player p = gamePlay.get(1);
        if(p.paddleY > 5) {
          p.paddleY -= p.paddleSpeed;
      }
    }
    if(p2Down) {
        Player p = gamePlay.get(1);
        if(p.paddleY < height - p.paddleLength - 5) {
          p.paddleY += p.paddleSpeed;
        }
      }
    
    if(p3Left) {
      Player p = gamePlay.get(2);
      if(p.paddleX > 280 + 5) {
        p.paddleX -= p.paddleSpeed;
      }
    }
    if(p3Right) {
      Player p = gamePlay.get(2);
      if(p.paddleX < width - p.paddleLength - 5 - 280) {
        p.paddleX += p.paddleSpeed;
      }
    }
    if(p4Left) {
      Player p = gamePlay.get(3);
      if(p.paddleX > 5 + 280) {
        p.paddleX -= p.paddleSpeed;
      }
    }
    if(p4Right) {
      Player p = gamePlay.get(3);
      if(p.paddleX < width - p.paddleLength - 5 - 280) {
        p.paddleX += p.paddleSpeed;
      }
    }
  }
}

public void drawMultiPlayerMenu() {
  background(0);
  fill(255);
  textSize(50);
  String text = "MULTIPLAYER";
  text(text, width/2 - textWidth(text) / 2.0, 100);
  
  boolean hovering = false;
  hover = -1;
  
  if(mouseX > 220 && mouseX < 520 && mouseY > 180 && mouseY < 280) {
    hovering = true;
    hover = 0;
    cursor(HAND);
  }
 
  if(mouseX > 220 && mouseX < 520 && mouseY > 300 && mouseY < 400) {
    hovering = true;
    hover = 1;
    cursor(HAND);
  }
  
  strokeWeight(4);
  if(!(hover == 0 || numPlayers == 2)) {
    fill(0);
    stroke(255);
    rect(220, 180, 300, 100);
    fill(255);
  } else {
    fill(255);
    stroke(0);
    rect(220, 180, 300, 100);
    fill(0);
  }
  text("2 Player", 370 - textWidth("2 Player") / 2.0, 250);
  
  if(!(hover == 1 || numPlayers == 4)) {
    fill(0);
    stroke(255);
    rect(220, 300, 300, 100);
    fill(255);
  } else {
    fill(255);
    stroke(0);
    rect(220, 300, 300, 100);
    fill(0);
  }
  text("4 Player", 370 - textWidth("4 Player") / 2.0, 370);
  
  if(mouseX > 220 + 540 && mouseX < 520 + 540 && mouseY > 180 && mouseY < 280) {
    hovering = true;
    hover = 2;
    cursor(HAND);
  }
 
  if(mouseX > 220 + 540 && mouseX < 520 + 540 && mouseY > 300 && mouseY < 400) {
    hovering = true;
    hover = 3;
    cursor(HAND);
  }
  
  if(!(hover == 2 || numAI == 0)) {
    fill(0);
    stroke(255);
    rect(100 + 120 + 540, 180, 300, 100);
    fill(255);
  } else {
    fill(255);
    stroke(0);
    rect(100 + 120 + 540, 180, 300, 100);
    fill(0);
  }
  text("0 A.I.", 370 + 540 - textWidth("0 A.I.") / 2.0, 250);
  
  if(!(hover == 3 || numAI == 2)) {
    fill(0);
    stroke(255);
    rect(220 + 540, 300, 300, 100);
    fill(255);
  } else {
    fill(255);
    stroke(0);
    rect(220 + 540, 300, 300, 100);
    fill(0);
  }
  text("2 A.I.", 370 + 540 - textWidth("2 A.I.") / 2.0, 370);
  
  if(players.size() < numPlayers) {
    players.add(new Player());
  }
  
  while(players.size() > numPlayers) {
    players.remove(players.size() - 1);
  }
  
  for(int i = 0; i < players.size(); i ++) {
    Player p = players.get(i);
    fill(p.playerRed, p.playerGreen, p.playerBlue);
    stroke(255);
    rect(100 + 1.5*270/4.0 + i * 270, 630, 270/4.0, 270/4.0);
    if(p.paddleType == 0) {
      // Square Paddle
      rect(270 * i + 100 + (270 - p.paddleLength)/2.0, 550, p.paddleLength, p.paddleHeight);
    } else if(p.paddleType == 1) {
      // Rounded Paddle
      rect(270 * i + 100 + (270 - p.paddleLength)/2.0 + p.paddleHeight, 550, p.paddleLength - 2*p.paddleHeight, p.paddleHeight);
      ellipse(270 * i + 100 + (270 - p.paddleLength)/2.0 + p.paddleHeight, 550 + p.paddleHeight/2.0, p.paddleHeight * 2, p.paddleHeight);
      ellipse(270 * i + 100 + (270 - p.paddleLength)/2.0 + p.paddleLength - p.paddleHeight, 550 + p.paddleHeight/2.0, p.paddleHeight * 2, p.paddleHeight);
    } else if(p.paddleType == 2) {
      // Spiky Paddle
      rect(270 * i + 100 + (270 - p.paddleLength)/2.0 + p.paddleHeight, 550, p.paddleLength - 2*p.paddleHeight, p.paddleHeight);
      triangle(270 * i + 100 + (270 - p.paddleLength)/2.0 + p.paddleHeight, 550, 270 * i + 100 + 
        (270 - p.paddleLength)/2.0 + p.paddleHeight, 550 + p.paddleHeight, 270 * i + 100 +
        (270 - p.paddleLength)/2.0, 550 + p.paddleHeight/2.0);
      triangle(270 * i + 100 + (270 - p.paddleLength)/2.0 + p.paddleLength - p.paddleHeight, 550, 270 * i + 100 + (270 - p.paddleLength)/2.0  + p.paddleLength - p.paddleHeight, 550 + p.paddleHeight, 270 * i + 100 + (270 - p.paddleLength)/2.0 + p.paddleLength, 550 + p.paddleHeight/2.0);
    }
    
    text("Player" + (i + 1), 100 + (i * 270) + 270 / 2.0 - textWidth("Player" + (i + 1)) / 2.0, 500);
    
    stroke(255);
    if(mouseX > 120 + (i * 270) && mouseX < 160 + (i * 270) && mouseY > 535 && mouseY < 585) {
      hovering = true;
      hover = (i + 2) * 2;
      cursor(HAND);
      fill(255);
      stroke(0);
    } else {
      fill(0);
      stroke(255);
    }
    triangle((i * 270) + 130, 550 + 20/2.0, (i * 270) + 150, 550 - 5, (i * 270) + 150, 550 + 20 + 5);
    if(mouseX > 310 + (i * 270) && mouseX < 350 + (i * 270) && mouseY > 535 && mouseY < 585) {
      hovering = true;
      hover = (i + 2) * 2 + 1;
      cursor(HAND);
      fill(255);
      stroke(0);
    } else {
      fill(0);
      stroke(255);
    }
    triangle(100 + (i * 270) + 270 - 30, 550 + 20/2.0, 100 + (i * 270) + 270 - 50, 550 - 5, 100 + (i * 270) + 270 - 50, 550 + 20 + 5);
    
    stroke(255);
    if(mouseX > i * 270 + 150 && mouseX < i * 270 + 190 && mouseY > 642 && mouseY < 682) {
      hovering = true;
      hover = (i + 6) * 2;
      cursor(HAND);
      fill(255);
      stroke(0);
    } else {
      fill(0);
      stroke(255);
    }
    triangle(i * 270 + 160, 652 + 20/2.0, i * 270 + 180, 652 - 5, i * 270 + 180, 652 + 20 + 5);
    
    if(mouseX > i * 270 + 100 + 180 && mouseX < i * 270 + 100 + 220 && mouseY > 642 && mouseY < 682) {
      hovering = true;
      hover = (i + 6) * 2 + 1;
      cursor(HAND);
      fill(255);
      stroke(0);
    } else {
      fill(0);
      stroke(255);
    }
    triangle(i * 270 + 100 + 270 - 60, 652 + 20/2.0, i * 270 + 100 + 270 - 80, 652 - 5, i * 270 + 100 + 270 - 80, 652 + 20 + 5);
    
  }
  
  for(int i = AI.size(); i < numAI; i ++) {
    AI.add(new Player());
  }
  
  while(AI.size() > numAI) {
    AI.remove(AI.size() - 1);
  }
  
  for(int i = 0; i < AI.size(); i ++) {
    Player p = AI.get(i);
    fill(p.playerRed, p.playerGreen, p.playerBlue);
    stroke(255);
    rect(100 + 1.5*270/4.0 + (i + players.size()) * 270, 630, 270/4.0, 270/4.0);
    if(p.paddleType == 0) {
      // Square Paddle
      rect(270 * (i+players.size()) + 100 + (270 - p.paddleLength)/2.0, 550, p.paddleLength, p.paddleHeight);
    } else if(p.paddleType == 1) {
      // Rounded Paddle
      rect(270 * (i+players.size()) + 100 + (270 - p.paddleLength)/2.0 + p.paddleHeight, 550, p.paddleLength - 2*p.paddleHeight, p.paddleHeight);
      ellipse(270 * (i+players.size()) + 100 + (270 - p.paddleLength)/2.0 + p.paddleHeight, 550 + p.paddleHeight/2.0, p.paddleHeight * 2, p.paddleHeight);
      ellipse(270 * (i+players.size()) + 100 + (270 - p.paddleLength)/2.0 + p.paddleLength - p.paddleHeight, 550 + p.paddleHeight/2.0, p.paddleHeight * 2, p.paddleHeight);
    } else if(p.paddleType == 2) {
      // Spiky Paddle
      rect(270 * (i+players.size()) + 100 + (270 - p.paddleLength)/2.0 + p.paddleHeight, 550, p.paddleLength - 2*p.paddleHeight, p.paddleHeight);
      triangle(270 * (i+players.size()) + 100 + (270 - p.paddleLength)/2.0 + p.paddleHeight, 550, 270 * (i+players.size()) + 100 + (270 - p.paddleLength)/2.0 + p.paddleHeight, 550 + p.paddleHeight, 270 * (i+players.size()) + 100 + (270 - p.paddleLength)/2.0, 550 + p.paddleHeight/2.0);
      triangle(270 * (i+players.size()) + 100 + (270 - p.paddleLength)/2.0 + p.paddleLength - p.paddleHeight, 550, 270 * (i+players.size()) + 100 + (270 - p.paddleLength)/2.0  + p.paddleLength - p.paddleHeight, 550 + p.paddleHeight, 270 * (i+players.size()) + 100 + (270 - p.paddleLength)/2.0 + p.paddleLength, 550 + p.paddleHeight/2.0);
    }
    
    text("A.I.", 100 + ((i+players.size()) * 270) + 270 / 2.0 - textWidth("A.I.") / 2.0, 500);
    
    stroke(255);
    if(mouseX > 120 + ((i+players.size()) * 270) && mouseX < 160 + ((i+players.size()) * 270) && mouseY > 535 && mouseY < 585) {
      hovering = true;
      hover = (i + 2 + players.size()) * 2;
      cursor(HAND);
      fill(255);
      stroke(0);
    } else {
      fill(0);
      stroke(255);
    }
    triangle(((i+players.size()) * 270) + 130, 550 + 20/2.0, ((i+players.size()) * 270) + 150, 550 - 5, ((i+players.size()) * 270) + 150, 550 + 20 + 5);
    if(mouseX > 310 + ((i+players.size()) * 270) && mouseX < 350 + ((i+players.size()) * 270) && mouseY > 535 && mouseY < 585) {
      hovering = true;
      hover = (i + 2 + players.size()) * 2 + 1;
      cursor(HAND);
      fill(255);
      stroke(0);
    } else {
      fill(0);
      stroke(255);
    }
    triangle(100 + ((i+players.size()) * 270) + 270 - 30, 550 + 20/2.0, 100 + ((i+players.size()) * 270) + 270 - 50, 550 - 5, 100 + ((i+players.size()) * 270) + 270 - 50, 550 + 20 + 5);
    
    stroke(255);
    if(mouseX > (i+players.size()) * 270 + 150 && mouseX < (i+players.size()) * 270 + 190 && mouseY > 642 && mouseY < 682) {
      hovering = true;
      hover = (i + 6 + players.size()) * 2;
      cursor(HAND);
      fill(255);
      stroke(0);
    } else {
      fill(0);
      stroke(255);
    }
    triangle((i+players.size()) * 270 + 160, 652 + 20/2.0, (i+players.size()) * 270 + 180, 652 - 5, (i+players.size()) * 270 + 180, 652 + 20 + 5);
    
    if(mouseX > (i+players.size()) * 270 + 100 + 180 && mouseX < (i+players.size()) * 270 + 100 + 220 && mouseY > 642 && mouseY < 682) {
      hovering = true;
      hover = (i + 6 + players.size()) * 2 + 1;
      cursor(HAND);
      fill(255);
      stroke(0);
    } else {
      fill(0);
      stroke(255);
    }
    triangle((i+players.size()) * 270 + 100 + 270 - 60, 652 + 20/2.0, (i+players.size()) * 270 + 100 + 270 - 80, 652 - 5, (i+players.size()) * 270 + 100 + 270 - 80, 652 + 20 + 5);
    
  }
  
  if(mouseX > 10 && mouseX < 210 && mouseY > 10 && mouseY < 85) {
      hovering = true;
      hover = 100;
      cursor(HAND);
      fill(255);
      stroke(0);
    } else {
      fill(0);
      stroke(255);
    }
  rect(10, 10, 200, 75);
  if(mouseX > 10 && mouseX < 210 && mouseY > 10 && mouseY < 85) {
      fill(0);
    } else {
      fill(255);
    }
  text("BACK", 10 + 100 - textWidth("BACK")/2.0, 65);
  
  if(numAI + numPlayers >= 2) {
    if(mouseX < width - 10 && mouseX > width - 210 && mouseY > 10 && mouseY < 85) {
      hovering = true;
      hover = 101;
      cursor(HAND);
      fill(255);
      stroke(0);
    } else {
      fill(0);
      stroke(255);
    }
    rect(width - 210, 10, 200, 75);
    if(mouseX < width - 10 && mouseX > width - 210 && mouseY > 10 && mouseY < 85) {
      fill(0);
    } else {
      fill(255);  
    }
    text("START", width - 10 - 100 - textWidth("START")/2.0, 65);
  }
    
  if(!hovering) {
    hover = -1;
    cursor(ARROW);
  }
}

public void drawSinglePlayerMenu() {
  background(0);
  fill(255);
  textSize(50);
  String text = "SINGLEPLAYER";
  text(text, width/2 - textWidth(text) / 2.0, 100);
  
  boolean hovering = false;
  hover = -1;
  
  if(mouseX > 100 && mouseX < 400 && mouseY > 180 && mouseY < 280) {
    hovering = true;
    hover = 0;
    cursor(HAND);
  }
 
  if(mouseX > 100 && mouseX < 400 && mouseY > 300 && mouseY < 400) {
    hovering = true;
    hover = 1;
    cursor(HAND);
  }
  
  strokeWeight(4);
  if(!(hover == 0 || numAI == 1)) {
    fill(0);
    stroke(255);
    rect(100, 180, 300, 100);
    fill(255);
    text("2 Player", 250 - textWidth("2 Player") / 2.0, 250);
  } else {
    fill(255);
    stroke(0);
    rect(100, 180, 300, 100);
    fill(0);
    text("2 Player", 250 - textWidth("2 Player") / 2.0, 250);
  }
  
  if(!(hover == 1 || numAI == 3)) {
    fill(0);
    stroke(255);
    rect(100, 300, 300, 100);
    fill(255);
  text("4 Player", 250 - textWidth("4 Player") / 2.0, 370);
  } else {
    fill(255);
    stroke(0);
    rect(100, 300, 300, 100);
    fill(0);
    text("4 Player", 250 - textWidth("4 Player") / 2.0, 370);
  }
  
  if(players.size() < numPlayers) {
    players.add(new Player());
  }
  
  while(players.size() > numPlayers) {
    players.remove(players.size() - 1);
  }
  
  //Test border code
  //text = "Player";
  //for(int i = 0; i < 4; i ++) {
  //  if(i != 0) {
  //    text = "A.I";
  //  } else {
  //    text = "Player";
  //  }
  //stroke(255);
  //  fill(0);
  //  rect(100 + (i * 270), 450, 270, 270);
  //  fill(255);
  //  text(text, 100 + (i * 270) + 270 / 2.0 - textWidth(text) / 2.0, 500);
  //}
  
  for(int i = 0; i < players.size(); i ++) {
    Player p = players.get(i);
    fill(p.playerRed, p.playerGreen, p.playerBlue);
    stroke(255);
    rect(100 + 1.5*270/4.0, 630, 270/4.0, 270/4.0);
    if(p.paddleType == 0) {
      // Square Paddle
      rect(100 + (270 - p.paddleLength)/2.0, 550, p.paddleLength, p.paddleHeight);
    } else if(p.paddleType == 1) {
      // Rounded Paddle
      rect(100 + (270 - p.paddleLength)/2.0 + p.paddleHeight, 550, p.paddleLength - 2*p.paddleHeight, p.paddleHeight);
      ellipse(100 + (270 - p.paddleLength)/2.0 + p.paddleHeight, 550 + p.paddleHeight/2.0, p.paddleHeight * 2, p.paddleHeight);
      ellipse(100 + (270 - p.paddleLength)/2.0 + p.paddleLength - p.paddleHeight, 550 + p.paddleHeight/2.0, p.paddleHeight * 2, p.paddleHeight);
    } else if(p.paddleType == 2) {
      // Spiky Paddle
      rect(100 + (270 - p.paddleLength)/2.0 + p.paddleHeight, 550, p.paddleLength - 2*p.paddleHeight, p.paddleHeight);
      triangle(100 + (270 - p.paddleLength)/2.0 + p.paddleHeight, 550, 100 + (270 - p.paddleLength)/2.0 + p.paddleHeight, 550 + p.paddleHeight, 100 + (270 - p.paddleLength)/2.0, 550 + p.paddleHeight/2.0);
      triangle(100 + (270 - p.paddleLength)/2.0 + p.paddleLength - p.paddleHeight, 550, 100 + (270 - p.paddleLength)/2.0  + p.paddleLength - p.paddleHeight, 550 + p.paddleHeight, 100 + (270 - p.paddleLength)/2.0 + p.paddleLength, 550 + p.paddleHeight/2.0);
    }
    
    text("Player", 100 + (i * 270) + 270 / 2.0 - textWidth("Player") / 2.0, 500);
    
    stroke(255);
    if(mouseX > 120 && mouseX < 160 && mouseY > 535 && mouseY < 585) {
      hovering = true;
      hover = 2;
      cursor(HAND);
      fill(255);
      stroke(0);
    } else {
      fill(0);
      stroke(255);
    }
    triangle(130, 550 + 20/2.0, 150, 550 - 5, 150, 550 + 20 + 5);
    if(mouseX > 310 && mouseX < 350 && mouseY > 535 && mouseY < 585) {
      hovering = true;
      hover = 3;
      cursor(HAND);
      fill(255);
      stroke(0);
    } else {
      fill(0);
      stroke(255);
    }
    triangle(100 + 270 - 30, 550 + 20/2.0, 100 + 270 - 50, 550 - 5, 100 + 270 - 50, 550 + 20 + 5);
    
    stroke(255);
    if(mouseX > 150 && mouseX < 190 && mouseY > 642 && mouseY < 682) {
      hovering = true;
      hover = 10;
      cursor(HAND);
      fill(255);
      stroke(0);
    } else {
      fill(0);
      stroke(255);
    }
    triangle(160, 652 + 20/2.0, 180, 652 - 5, 180, 652 + 20 + 5);
    
    if(mouseX > 280 && mouseX < 320 && mouseY > 642 && mouseY < 682) {
      hovering = true;
      hover = 11;
      cursor(HAND);
      fill(255);
      stroke(0);
    } else {
      fill(0);
      stroke(255);
    }
    triangle(100 + 270 - 60, 652 + 20/2.0, 100 + 270 - 80, 652 - 5, 100 + 270 - 80, 652 + 20 + 5);
    
  }
  
  for(int i = AI.size(); i < numAI; i ++) {
    AI.add(new Player());
  }
  
  while(AI.size() > numAI) {
    AI.remove(AI.size() - 1);
  }
  
  for(int i = 0; i < AI.size(); i ++) {
    Player p = AI.get(i);
    fill(p.playerRed, p.playerGreen, p.playerBlue);
    stroke(255);
    rect(100 + 1.5*270/4.0 + (i + players.size()) * 270, 630, 270/4.0, 270/4.0);
    if(p.paddleType == 0) {
      // Square Paddle
      rect(270 * (i+1) + 100 + (270 - p.paddleLength)/2.0, 550, p.paddleLength, p.paddleHeight);
    } else if(p.paddleType == 1) {
      // Rounded Paddle
      rect(270 * (i+1) + 100 + (270 - p.paddleLength)/2.0 + p.paddleHeight, 550, p.paddleLength - 2*p.paddleHeight, p.paddleHeight);
      ellipse(270 * (i+1) + 100 + (270 - p.paddleLength)/2.0 + p.paddleHeight, 550 + p.paddleHeight/2.0, p.paddleHeight * 2, p.paddleHeight);
      ellipse(270 * (i+1) + 100 + (270 - p.paddleLength)/2.0 + p.paddleLength - p.paddleHeight, 550 + p.paddleHeight/2.0, p.paddleHeight * 2, p.paddleHeight);
    } else if(p.paddleType == 2) {
      // Spiky Paddle
      rect(270 * (i+1) + 100 + (270 - p.paddleLength)/2.0 + p.paddleHeight, 550, p.paddleLength - 2*p.paddleHeight, p.paddleHeight);
      triangle(270 * (i+1) + 100 + (270 - p.paddleLength)/2.0 + p.paddleHeight, 550, 270 * (i+1) + 100 + (270 - p.paddleLength)/2.0 + p.paddleHeight, 550 + p.paddleHeight, 270 * (i+1) + 100 + (270 - p.paddleLength)/2.0, 550 + p.paddleHeight/2.0);
      triangle(270 * (i+1) + 100 + (270 - p.paddleLength)/2.0 + p.paddleLength - p.paddleHeight, 550, 270 * (i+1) + 100 + (270 - p.paddleLength)/2.0  + p.paddleLength - p.paddleHeight, 550 + p.paddleHeight, 270 * (i+1) + 100 + (270 - p.paddleLength)/2.0 + p.paddleLength, 550 + p.paddleHeight/2.0);
    }
    
    text("A.I.", 100 + ((i+1) * 270) + 270 / 2.0 - textWidth("A.I.") / 2.0, 500);
    
    stroke(255);
    if(mouseX > 120 + ((i+1) * 270) && mouseX < 160 + ((i+1) * 270) && mouseY > 535 && mouseY < 585) {
      hovering = true;
      hover = (i + 2) * 2;
      cursor(HAND);
      fill(255);
      stroke(0);
    } else {
      fill(0);
      stroke(255);
    }
    triangle(((i+1) * 270) + 130, 550 + 20/2.0, ((i+1) * 270) + 150, 550 - 5, ((i+1) * 270) + 150, 550 + 20 + 5);
    if(mouseX > 310 + ((i+1) * 270) && mouseX < 350 + ((i+1) * 270) && mouseY > 535 && mouseY < 585) {
      hovering = true;
      hover = (i + 2) * 2 + 1;
      cursor(HAND);
      fill(255);
      stroke(0);
    } else {
      fill(0);
      stroke(255);
    }
    triangle(100 + ((i+1) * 270) + 270 - 30, 550 + 20/2.0, 100 + ((i+1) * 270) + 270 - 50, 550 - 5, 100 + ((i+1) * 270) + 270 - 50, 550 + 20 + 5);
    
    stroke(255);
    if(mouseX > (i+1) * 270 + 150 && mouseX < (i+1) * 270 + 190 && mouseY > 642 && mouseY < 682) {
      hovering = true;
      hover = (i + 6) * 2;
      cursor(HAND);
      fill(255);
      stroke(0);
    } else {
      fill(0);
      stroke(255);
    }
    triangle((i+1) * 270 + 160, 652 + 20/2.0, (i+1) * 270 + 180, 652 - 5, (i+1) * 270 + 180, 652 + 20 + 5);
    
    if(mouseX > (i+1) * 270 + 100 + 180 && mouseX < (i+1) * 270 + 100 + 220 && mouseY > 642 && mouseY < 682) {
      hovering = true;
      hover = (i + 6) * 2 + 1;
      cursor(HAND);
      fill(255);
      stroke(0);
    } else {
      fill(0);
      stroke(255);
    }
    triangle((i+1) * 270 + 100 + 270 - 60, 652 + 20/2.0, (i+1) * 270 + 100 + 270 - 80, 652 - 5, (i+1) * 270 + 100 + 270 - 80, 652 + 20 + 5);
    
  }
  
  if(mouseX > 10 && mouseX < 210 && mouseY > 10 && mouseY < 85) {
      hovering = true;
      hover = 18;
      cursor(HAND);
      fill(255);
      stroke(0);
    } else {
      fill(0);
      stroke(255);
    }
  rect(10, 10, 200, 75);
  if(mouseX > 10 && mouseX < 210 && mouseY > 10 && mouseY < 85) {
      fill(0);
    } else {
      fill(255);
    }
  text("BACK", 10 + 100 - textWidth("BACK")/2.0, 65);
  
  // fill(0);
  //stroke(255);
  //rect(500, 180, 600, 220);
  // // DISPLAY CASE
  
  Player p = players.get(0);
  fill(p.playerRed, p.playerGreen, p.playerBlue);
  stroke(255);
  rect(100 + 1.5*270/4.0, 630, 270/4.0, 270/4.0);
  if(p.paddleType == 0) {
    // Square Paddle
    rect(500 + 300 - p.paddleLength * 1.8 / 2, 200, p.paddleLength * 1.8, p.paddleHeight* 1.8);
  } else if(p.paddleType == 1) {
    // Rounded Paddle
    rect(500 + 300 - p.paddleLength * 1.8 / 2 + p.paddleHeight * 1.8, 200, p.paddleLength*1.8 - 2*p.paddleHeight*1.8, p.paddleHeight*1.8);
    ellipse(500 + 300 - p.paddleLength * 1.8 / 2 + p.paddleHeight * 1.8, 200 + p.paddleHeight*1.8/2.0, p.paddleHeight*1.8 * 2, p.paddleHeight*1.8);
    ellipse(500 + 300 - p.paddleLength * 1.8 / 2 + p.paddleHeight * 1.8 + p.paddleLength*1.8 - 2*p.paddleHeight*1.8, 200 + p.paddleHeight*1.8/2.0, p.paddleHeight*1.8 * 2, p.paddleHeight*1.8);
  } else if(p.paddleType == 2) {
    // Spiky Paddle
    rect(500 + 300 - p.paddleLength * 1.8 / 2 + p.paddleHeight * 1.8, 200, p.paddleLength*1.8 - 2*p.paddleHeight*1.8, p.paddleHeight*1.8);
    triangle(500 + 300 - p.paddleLength * 1.8 / 2 + p.paddleHeight * 1.8 + p.paddleHeight*1.8 + p.paddleLength*1.8 - 2*p.paddleHeight*1.8, 200 + p.paddleHeight*1.8/2.0, 500 + 300 - p.paddleLength * 1.8 / 2 + p.paddleHeight * 1.8 + p.paddleLength*1.8 - 2*p.paddleHeight*1.8, 200, 500 + 300 - p.paddleLength * 1.8 / 2 + p.paddleHeight * 1.8 + p.paddleLength*1.8 - 2*p.paddleHeight*1.8, 200 + p.paddleHeight*1.8);
    triangle(500 + 300 - p.paddleLength * 1.8 / 2 + p.paddleHeight * 1.8 - p.paddleHeight*1.8, 200 + p.paddleHeight*1.8/2.0, 500 + 300 - p.paddleLength * 1.8 / 2 + p.paddleHeight * 1.8, 200, 500 + 300 - p.paddleLength * 1.8 / 2 + p.paddleHeight * 1.8, 200 + p.paddleHeight*1.8);
  }
  
  fill(255);
  text("SPEED", 500 + 300 - p.paddleLength * 1.8 / 2 - textWidth("SPEED"), 300);
  text("POWER", 500 + 300 + p.paddleLength * 1.8 / 2, 300);
  
  fill(0);
  stroke(255);
  rect(500 + 300 - p.paddleLength * 1.8 / 2 - 160, 315, 160, 60);
  rect(500 + 300 + p.paddleLength * 1.8 / 2, 315, 160, 60);
  
  float speedMult = 1.0;
  float powerMult = 1.0;
  
  if(p.paddleType == 0) {
    speedMult = 0.75;
    powerMult = 0.75;
  } else if(p.paddleType == 1) {
    speedMult = 0.5;
    powerMult = 1;
  } else if(p.paddleType == 2) {
    speedMult = 1;
    powerMult = .5;
  }
  
  fill(0, 255, 0);
  rect(500 + 300 - p.paddleLength * 1.8 / 2 - 160, 315, 160 * speedMult, 60);
  rect(500 + 300 + p.paddleLength * 1.8 / 2, 315, 160 * powerMult, 60);
  
  if(numAI + numPlayers >= 2) {
    if(mouseX < width - 10 && mouseX > width - 210 && mouseY > 10 && mouseY < 85) {
      hovering = true;
      hover = 19;
      cursor(HAND);
      fill(255);
      stroke(0);
    } else {
      fill(0);
      stroke(255);
    }
    rect(width - 210, 10, 200, 75);
    if(mouseX < width - 10 && mouseX > width - 210 && mouseY > 10 && mouseY < 85) {
      fill(0);
    } else {
      fill(255);  
    }
    text("START", width - 10 - 100 - textWidth("START")/2.0, 65);
  }
    
  if(!hovering) {
    hover = -1;
    cursor(ARROW);
  }
}

public void drawMenu() {
  background(0);
  fill(255);
  textSize(50);
  String text = "PONG";
  text(text, width/2 - textWidth(text) / 2.0, 100);
  boolean hovering = false;
  hover = -1;
  
  for(int i = 0; i < 3; i ++) {
    if(mouseX > width/2 - 400/2.0 && mouseX < width/2 - 400/2.0 + 400
    && mouseY > 200 + (i * 150) && mouseY < 200 + (i * 150) + 100) {
      hover = i;
      hovering = true;
    }
    
    if(hover == i) {
      fill(255);
      stroke(0);
    } else {
      fill(0);
      stroke(255);
    }
    
    strokeWeight(4);
    rect(width/2 - 400/2.0, 200 + i*(150), 400, 100);
    
    if(hover == i) {
      fill(0);
    } else {
      fill(255);
    }
    
    if(i == 0) {
      text = "SINGLEPLAYER";
    } else if(i == 1) {
      text = "MULTIPLAYER";
    } else if(i == 2) {
      text = "OPTIONS";
    }
    text(text, width/2 - textWidth(text) / 2.0, 268 + (i * 150));
  }
  
  if(mouseX > 10 && mouseX < 210 && mouseY > 10 && mouseY < 85) {
      hovering = true;
      hover = 18;
      cursor(HAND);
      fill(255);
      stroke(0);
    } else {
      fill(0);
      stroke(255);
    }
  rect(10, 10, 200, 75);
  if(mouseX > 10 && mouseX < 210 && mouseY > 10 && mouseY < 85) {
      fill(0);
    } else {
      fill(255);
    }
  text("EXIT", 10 + 100 - textWidth("EXIT")/2.0, 65);
  
  if(!hovering) {
    hover = -1;
    cursor(ARROW);
  } else {
    cursor(HAND);
  }
}

class Player {
  int paddleType, playerRed, playerGreen, playerBlue, paddleLength, paddleHeight, paddleX, paddleY, paddleSpeed, paddleStr;
  public Player() {
    paddleType = (int) (Math.random() * 3);
    playerRed = (int) (Math.random() * 256);
    playerGreen = (int) (Math.random() * 256);
    playerBlue = (int) (Math.random() * 256);
    paddleLength = 135;
    paddleHeight = 20;
  }
}

class Ball {
  public int diameter;
  public float xSpeed;
  public float ySpeed;
  public float xLoc;
  public float yLoc;
  public float tween = 0;
  public boolean tweenAllow = true;
  public int player;
  
  public Ball(int player) {
    this.player = player;
    this.diameter = 24;
    if(player == 0) {
      xLoc = 200;
      yLoc = height/2;
      xSpeed = -2;
      ySpeed = 0;
    } else if(player == 1) {
      xLoc = width - 200;
      yLoc = height/2;
      xSpeed = 2;
      ySpeed = 0;
    } else if(player == 2) {
      yLoc = 300;
      xLoc = width/2;
      xSpeed = 0;
      ySpeed = -2;
    } else if(player == 3) {
      yLoc = height - 300;
      xLoc = width/2;
      xSpeed = 0;
      ySpeed = 2;
    }
  }
  
  public void flipX() {
    xSpeed *= -1;
  }
  
  public void flipY() {
    ySpeed *= -1;
  }
  
  public void setXSpeed(float x) {
    this.xSpeed = x;
  }
  
  public void setYSpeed(float y) {
    this.ySpeed = y;
  }
  
  public void speedX() {
    if(xSpeed == 0) {
      xSpeed += 0.5;
    } else {
      xSpeed += Math.signum(xSpeed) / 2.0;
    }
  }
  
  public void speedY() {
    if(ySpeed == 0) {
      ySpeed += 0.5;
    } else {
      ySpeed += Math.signum(ySpeed) / 2.0;
    }
  }
  
  public void decSpeedX() {
    xSpeed -= Math.signum(xSpeed) / 2.0;
  }
  
  public void decSpeedY() {
    ySpeed -= Math.signum(ySpeed) / 2.0;
  }
  
  public void incSize() {
    diameter += 5;
  }
  
  public void decSize() {
    diameter -= 5;
  }
}

public void collide3(Ball b1, Ball b2) {
  // With Ball1 the center, angle of distortion from normal X acis to perpendicular contact
  double xDiff = b2.xLoc - b1.xLoc;
  double yDiff = b2.yLoc - b1.yLoc;
  
  //println(xDiff + " " + yDiff);
  //println(Math.toDegrees(Math.atan(yDiff/xDiff)));
  //println(Math.toDegrees(Math.atan(-xDiff/yDiff)));
  
  //println("COLLIDED " + b1.xLoc + "," + b1.yLoc + " | " + b2.xLoc + "," + b2.yLoc);
  
  double angleDist = 0;
  if(xDiff == 0) {
    angleDist = 90;
  } else {
    angleDist = Math.abs(Math.toDegrees(Math.atan(yDiff/xDiff)));
  }
  //println("hit angle " + angleDist);
  //println(90 - angleDist);
  //println(Math.abs(Math.toDegrees(Math.atan(yDiff/xDiff))));
  //println(Math.abs(Math.toDegrees(Math.atan(-xDiff/yDiff))));

  double angleSpeed = 0;
  if(b1.xSpeed == 0) {
    angleSpeed = 90;
  } else {
    angleSpeed = Math.abs(Math.toDegrees(Math.atan(b1.ySpeed/b1.xSpeed)));
  }
  //println(angleDist + " " + angleSpeed + " " + xDiff + "|" + yDiff + " " + b1.xSpeed + "|" + b1.ySpeed);
  
  double finalAngle = 0;
  
  if(Math.signum(yDiff) != Math.signum(b1.ySpeed)) {
    finalAngle = Math.abs(angleDist + angleSpeed);
  } else {
    finalAngle = angleDist - angleSpeed;
  }
  
  //println(finalAngle);
  double FORCEDIFFX = b1.xSpeed;
  if(Math.signum(b1.xSpeed) == Math.signum(b2.xSpeed)) {
    FORCEDIFFX -= b2.xSpeed;
  }
  
  double FORCEDIFFY = b1.ySpeed;
  if(Math.signum(b1.ySpeed) == Math.signum(b2.ySpeed)) {
    FORCEDIFFX -= b2.ySpeed;
  }
  
  if(FORCEDIFFX == 0 && FORCEDIFFY == 0) {
    if(b1.xSpeed > b1.ySpeed) {
      FORCEDIFFX = 1;
    } else {
      FORCEDIFFY = 1;
    }
  }
  
  double hyp = Math.sqrt(Math.pow(FORCEDIFFX,2) + Math.pow(FORCEDIFFY,2));
  double FORCEONB2BYB1 = Math.cos(Math.toRadians(finalAngle)) * hyp;
  double FORCEONB1BYB1 = Math.sin(Math.toRadians(finalAngle)) * hyp;
  
  //println(FORCEONB2BYB1 + " " + FORCEONB1BYB1);
  //println("hit angle " + angleDist);
  //println(90 - angleDist);
  
  double B2XFEEL1 = Math.cos(Math.toRadians(angleDist)) * FORCEONB2BYB1;
  double B2YFEEL1 = Math.sin(Math.toRadians(angleDist)) * FORCEONB2BYB1;
  
  //println("SIN OF 90 " + Math.sin(Math.toRadians(angleDist)) + " " + FORCEONB2BYB1 + " ");
  
  double B1XFEEL1 = Math.cos(Math.toRadians(90 + angleDist)) * FORCEONB1BYB1;
  double B1YFEEL1 = Math.sin(Math.toRadians(90 + angleDist)) * FORCEONB1BYB1;
  
  //println("FEELING");  
  //println(B2XFEEL1 + " | " + B2YFEEL1);
  //println(B1XFEEL1 + " | " + B1YFEEL1);
  
  FORCEDIFFX = b2.xSpeed;
  if(Math.signum(b1.xSpeed) == Math.signum(b2.xSpeed)) {
    FORCEDIFFX -= b1.xSpeed;
  }
  
  FORCEDIFFY = b2.ySpeed;
  if(Math.signum(b1.ySpeed) == Math.signum(b2.ySpeed)) {
    FORCEDIFFX -= b1.ySpeed;
  }
  
    if(FORCEDIFFX == 0 && FORCEDIFFY == 0) {
    if(b2.xSpeed > b2.ySpeed) {
      FORCEDIFFX = 5;
    } else {
      FORCEDIFFY = 5;
    }
  }
  
  hyp = Math.sqrt(Math.pow(FORCEDIFFX,2) + Math.pow(FORCEDIFFY,2));
  double FORCEONB2BYB2 = Math.sin(Math.toRadians(finalAngle)) * hyp;
  double FORCEONB1BYB2 = Math.cos(Math.toRadians(finalAngle)) * hyp;
  
  //println(FORCEONB2BYB2 + " " + FORCEONB1BYB2);
  
  double B1XFEEL2 = Math.cos(Math.toRadians(angleDist)) * FORCEONB1BYB2;
  double B1YFEEL2 = Math.sin(Math.toRadians(angleDist)) * FORCEONB1BYB2;
  
  //println("SIN OF 90 " + Math.sin(Math.toRadians(angleDist)) + " " + FORCEONB2BYB2 + " ");
  
  double B2XFEEL2 = Math.cos(Math.toRadians(90 + angleDist)) * FORCEONB2BYB2;
  double B2YFEEL2 = Math.sin(Math.toRadians(90 + angleDist)) * FORCEONB2BYB2;
  
  if(b1.yLoc > b2.yLoc) {
    // If ball 1 contacts ball 2 from below, ball 2 must be pushed up, and ball 1 down
    B2YFEEL1 = -Math.abs(B2YFEEL1);
    B1YFEEL2 = Math.abs(B1YFEEL2);
  } else {
    // Ball 1 makes contact from above, pushing 1 back up and 2 down
    B2YFEEL1 = Math.abs(B2YFEEL1);
    B1YFEEL2 = -Math.abs(B1YFEEL2);
  }
  
  if(b1.xLoc > b2.xLoc) {
    // If ball 1 contacts ball 2 from the right, ball 2 must be pushed left, and ball 1 right
    B2XFEEL1 = -Math.abs(B2XFEEL1);
    B1XFEEL2 = Math.abs(B1XFEEL2);
  } else {
    // Ball 1 makes contact from left, pushing 1 back left and 2 right
    B2XFEEL1 = Math.abs(B2XFEEL1);
    B1XFEEL2 = -Math.abs(B1XFEEL2);
  }
  
  B1XFEEL1 = Math.signum(b1.xSpeed) * Math.abs(B1XFEEL1);
  B2XFEEL2 = Math.signum(b2.xSpeed) * Math.abs(B2XFEEL2);
  B1YFEEL1 = Math.signum(b1.ySpeed) * Math.abs(B1YFEEL1);
  B2YFEEL2 = Math.signum(b2.ySpeed) * Math.abs(B2YFEEL2);
  
  //println("FEELING ALL 1");
  //println(B2XFEEL1 + " | " + B2YFEEL1);
  //println(B1XFEEL1 + " | " + B1YFEEL1);
  //println("FEELING 2");
  //println(B2XFEEL2 + " | " + B2YFEEL2);
  //println(B1XFEEL2 + " | " + B1YFEEL2);
 
  double systemTotal = Math.abs(b1.xSpeed) + Math.abs(b2.xSpeed) + Math.abs(b1.ySpeed) + Math.abs(b2.ySpeed);
  //double newTotal = Math.abs(B1XFEEL1) + Math.abs(B1XFEEL2) + Math.abs(B2XFEEL1) + Math.abs(B2XFEEL2) + Math.abs(B1YFEEL1) + Math.abs(B1YFEEL2) + Math.abs(B2YFEEL1) + Math.abs(B2YFEEL2);
  double newTotal2 = Math.abs(B1XFEEL1 + B1XFEEL2) + Math.abs(B1YFEEL1 + B1YFEEL2) + Math.abs(B2XFEEL1 + B2XFEEL2) + Math.abs(B2YFEEL1 + B2YFEEL2);
  double mult = systemTotal / newTotal2;
  //println("changing " + mult + " " + systemTotal + " " + newTotal);
  
  B1XFEEL1 *= mult;
  B1XFEEL2 *= mult;
  B2XFEEL1 *= mult;
  B2XFEEL2 *= mult;
  B1YFEEL1 *= mult;
  B1YFEEL2 *= mult;
  B2YFEEL1 *= mult;
  B2YFEEL2 *= mult;
  
  //println("FEELING ALL 1");
  //println(B2XFEEL1 + " | " + B2YFEEL1);
  //println(B1XFEEL1 + " | " + B1YFEEL1);
  //println("FEELING 2");
  //println(B2XFEEL2 + " | " + B2YFEEL2);
  //println(B1XFEEL2 + " | " + B1YFEEL2);
  
  b1.xSpeed = (float) (B1XFEEL1 + B1XFEEL2);
  b1.ySpeed = (float) (B1YFEEL1 + B1YFEEL2);
  b2.xSpeed = (float) (B2XFEEL1 + B2XFEEL2);
  b2.ySpeed = (float) (B2YFEEL1 + B2YFEEL2);

  b1.tween = b1.diameter / 3.0;
  b2.tween = b2.diameter / 3.0;
   
  //run = false;
 
}
